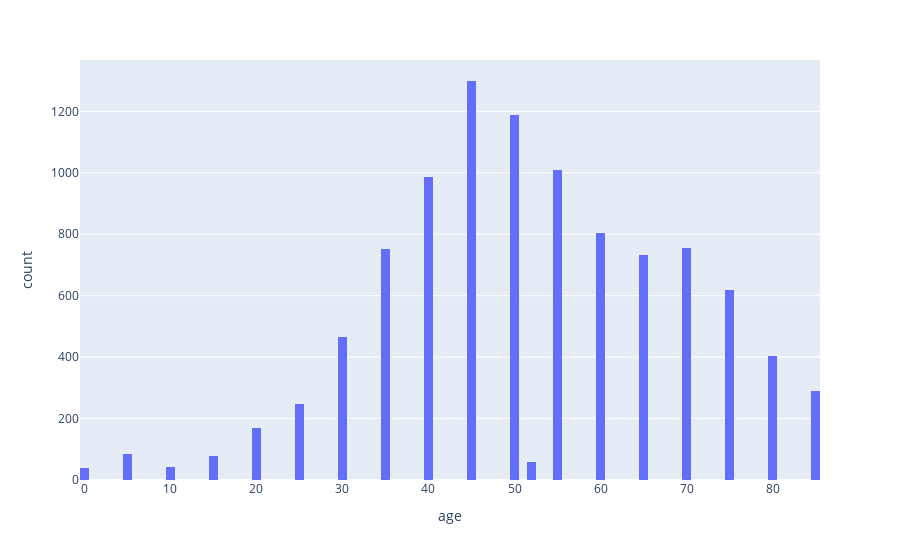

Notebook code for this chart:
### Code cell
fig = px.histogram(raw_df, x="age")
fig.show()

### Figure 1 — Plotly figure (JSON) as saved in the notebook; plotly's stock layout.template omitted (floating-point values rounded to 4 significant figures; data arrays with more than 128 entries replaced by an {"elided": "..."} marker saying what was removed)
{"data": [{"alignmentgroup": "True", "bingroup": "x", "hovertemplate": "age=%{x}<br>count=%{y}<extra></extra>", "legendgroup": "", "marker": {"color": "#636efa", "pattern": {"shape": ""}}, "name": "", "offsetgroup": "", "orientation": "v", "showlegend": false, "type": "histogram", "x": {"elided": "10015 float values"}, "xaxis": "x", "yaxis": "y"}], "layout": {"barmode": "relative", "legend": {"tracegroupgap": 0}, "margin": {"t": 60}, "xaxis": {"anchor": "y", "domain": [0, 1], "title": {"text": "age"}}, "yaxis": {"anchor": "x", "domain": [0, 1], "title": {"text": "count"}}}}
